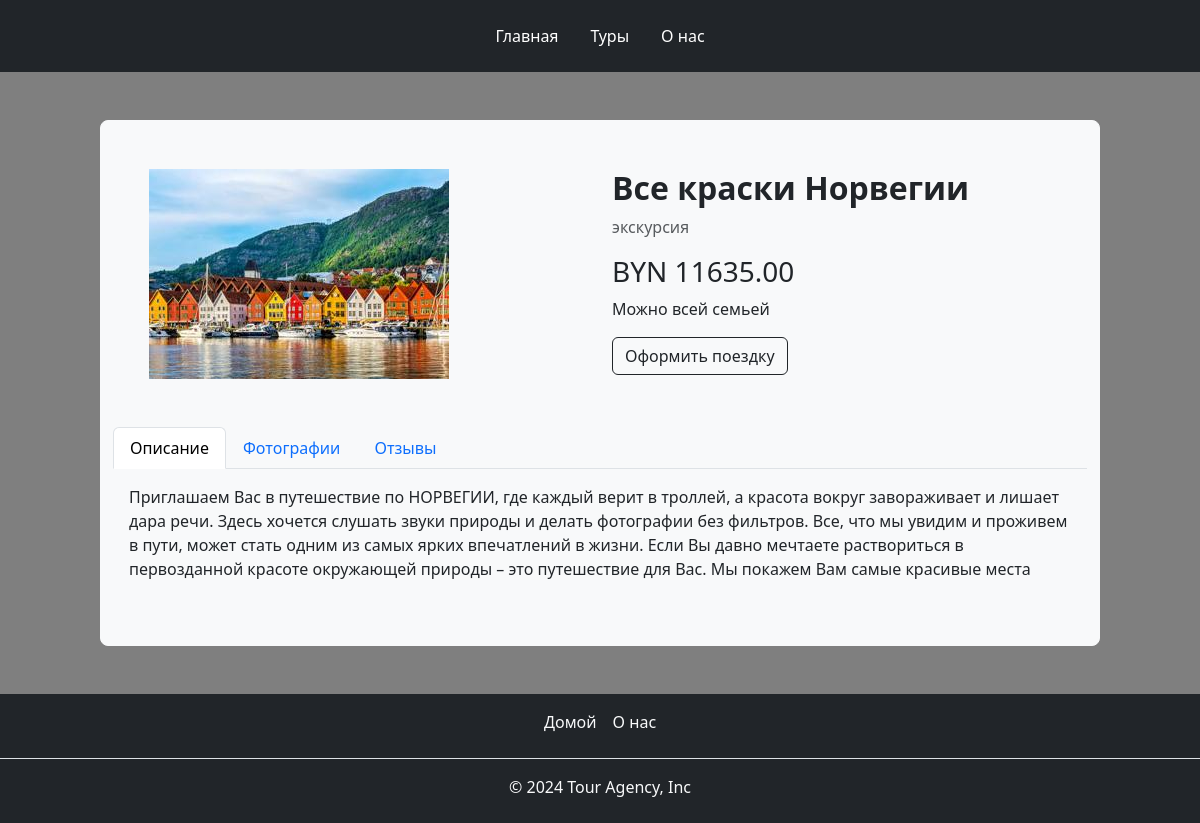
The page /catalog/tour/vse-kraski-norvegii on the database its author committed.
### catalog/models.py (models this page shows, shortened)
class Tour(models.Model):
    name = models.CharField(max_length=200, verbose_name="Tour name")
    category = models.ForeignKey(Category, on_delete=models.CASCADE, related_name="tours")
    price = models.DecimalField(verbose_name="Price", max_digits=10, decimal_places=2)
    destination = models.ForeignKey(Country, on_delete=models.CASCADE, related_name="tours")
    city = models.CharField(verbose_name="City", max_length=50, null=True, blank=True)
    description = models.TextField(verbose_name="Description", null=True, blank=True)
    duration = models.IntegerField(verbose_name="Duration", null=True, blank=True)
    is_family = models.BooleanField(verbose_name="Family", null=True, blank=True, default=False)
    is_visa = models.BooleanField(verbose_name="Visa", null=True, blank=True)
    image = models.ImageField(
        verbose_name="Image",
        upload_to="products/%Y/%m/%d",
        blank=True,
        default="default_trip.png"
    )
    created_at = models.DateTimeField(auto_now_add=True)
    updated_at = models.DateTimeField(auto_now=True)
    slug = models.SlugField(max_length=100, unique=True)
    class Meta:
        verbose_name = "Tour"
        verbose_name_plural = "Tours"
        ordering = ["name"]

class Category(models.Model):
    name = models.CharField( verbose_name="Name", max_length=100)
    slug = models.SlugField(max_length=100, unique=True)
    class Meta:
        verbose_name = "Category"
        verbose_name_plural = "Categories"

### catalog/views.py (the view)
# urls.py: path("tour/<slug:tour_slug>", TourDetailView.as_view(), name="tour_detail")
class TourDetailView(DetailView):
    model = Tour
    template_name = "tour.html"
    slug_url_kwarg = "tour_slug"
    context_object_name = "tour"
    def get_context_data(self, **kwargs):
        context = super().get_context_data(**kwargs)
        context["title"] = f"Tour Agency - {context['tour'].name}"
        tour = get_object_or_404(Tour, slug=self.kwargs.get("tour_slug"))
        context["tour_photos"] = tour.tour_photos.all()
        return context

### catalog/templates/tour.html (shortened to what this page needs)
{% extends 'base.html' %}
{% block content %}
    <div class="container bg-light py-5 my-5 border border-light rounded-3" style=
            "max-width: 1000px;">
        <div class="row">
            <div class="col-lg-6 ps-5">
                <img src="{{ tour.image.url }}" class="img-fluid" alt="Tour Image">
            </div>
            <div class="col-lg-6">
                <h2 class="fw-bold">{{ tour.name }}</h2>
                <p class="text-muted">{{ tour.category.name }}</p>
                <h3 class="my-2">BYN {{ tour.price }}</h3>
                {% if tour.is_family %}
                    <p class="mb-2">Можно всей семьей</p>
                {% else %}
                    <p class="mb-2">Рекомендовано для поездки с друзьями</p>
                {% endif %}
                <button class="btn btn-outline-dark mt-2" onclick="window.location.href='{% url 'orders:create_order' tour.slug %}'">Оформить поездку</button>
            </div>
        </div>
        <ul class="nav nav-tabs mt-5" id="productTab" role="tablist">
            <li class="nav-item" role="presentation">
                <button class="nav-link active" id="description-tab" data-bs-toggle="tab" data-bs-target="#description"
                        type="button" role="tab" aria-controls="description" aria-selected="true">Описание
                </button>
            </li>
            <li class="nav-item" role="presentation">
                <button class="nav-link" id="specs-tab" data-bs-toggle="tab" data-bs-target="#specs" type="button"
                        role="tab" aria-controls="specs" aria-selected="false">Фотографии
                </button>
            </li>
            <li class="nav-item" role="presentation">
                <button class="nav-link" id="reviews-tab" data-bs-toggle="tab" data-bs-target="#reviews" type="button"
                        role="tab" aria-controls="reviews" aria-selected="false">Отзывы
                </button>
            </li>
        </ul>
        <div class="tab-content" id="productTabContent">
            <div class="tab-pane fade show active" id="description" role="tabpanel" aria-labelledby="description-tab">
                <p class="m-3">
                    {{ tour.description }}
                </p>
            </div>
        </div>
    </div>
{% endblock %}

### templates/base.html (style rules this page uses)
body { background: linear-gradient(rgba(0, 0, 0, 0.5), rgba(0, 0, 0, 0.5)), url('https://blog-cdn.el.olx.com.pk/wp-content/uploads/2022/04/29150834/Roadtrip.jpg') no-repeat center center fixed; background-size: cover; }

### rows shown on the page
Tour: image (picture), name "Все краски Норвегии", category.name "экскурсия", price "11635.00", description "Приглашаем Вас в путешествие по НОРВЕГИИ, где каждый верит в троллей, а красота вокруг завораживает и лишает дара речи. Здесь хочется слушать звуки природы и делать фотографии без фильтров. Все, что мы увидим и проживем в пути, может стать одним из самых ярких впечатлений в жизни. Если Вы давно мечтаете раствориться в первозданной красоте окружающей природы – это путешествие для Вас. Мы покажем Вам самые красивые места"
